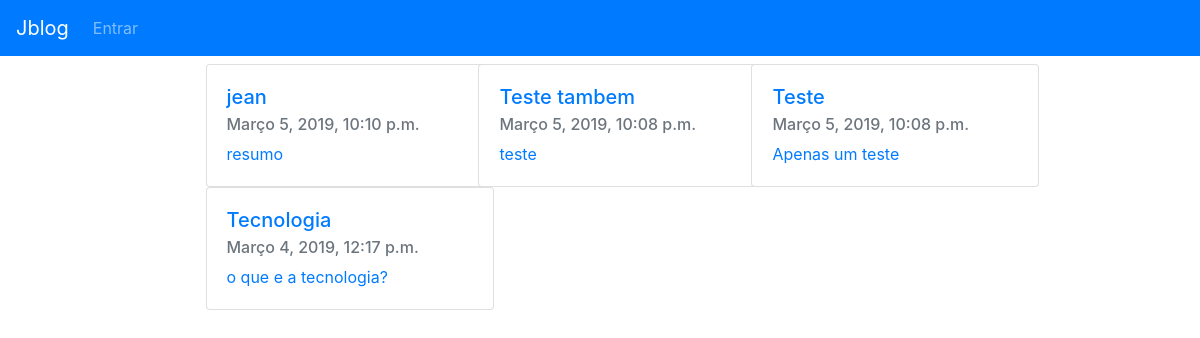
The page / on the database its author committed.
### jblog/models.py (models this page shows)
class Article(models.Model):
    published_at = models.DateTimeField(
        verbose_name = "Data da Publicação",
        auto_now=True
    )
    title = models.CharField(
        max_length=140,
        verbose_name="Título",
        db_index = True
    )
    resume = models.TextField(
        verbose_name="Resumo"
    )
    text = models.TextField(
        verbose_name="Artigo"
    )

### jblog/views.py (the view)
# urls.py: path('', IndexView.as_view(), name='index'),
class IndexView(TemplateView):
    template_name = "jblog/index.html"
    def get_context_data(self, **kwargs):
        context = super().get_context_data(**kwargs)
        context['articles'] = Article.objects.all().order_by("-published_at")
        return context

### jblog/templates/jblog/index.html (shortened to what this page needs)
{% extends 'base.html' %}
{%block main%}
<div class="container " style="width:70%">
    <div class="row">
        {% for article in articles%}
        <div class="col-md-4">
        <a href="{% url 'jblog:view' article.id %}">
            <div class="card" style="width: 18rem;">
                    <div class="card-body">
                        <h5 class="card-title">{{article.title}}</h5>
                        <h6 class="card-subtitle mb-2 text-muted">{{article.published_at}}</h6>
                        <p class="card-text">{{article.resume}}</p>
                    </div>
                </div>
            </a>
        </div>
            {%empty%}
            <h2 class="card-body">sem arquivos para mostrar</h2>
            {%endfor%}
    </div>
</div>
{%endblock%}

### templates/base.html (shortened to what this page needs)
{% load static %}
<!DOCTYPE html>
<html>
<head>
    <link rel="stylesheet" href="https://stackpath.bootstrapcdn.com/bootstrap/4.3.1/css/bootstrap.min.css"
>
    <link rel="stylesheet" href="{% static 'css/styles.css' %}">
</head>
<body>
    <nav class="navbar fixed-top navbar-expand navbar-dark bg-primary">
        <a class="navbar-brand" href="{% url 'jblog:index' %}">Jblog</a>
        <ul class="navbar-nav mr-auto">
            {% if user.is_authenticated %}
            <li class="nav-item active">
                <a class="nav-link" href="{% url 'jblog:create' %}">Novo artigo</a>
                <span class="sr-only">(current)</span>
            </li>
            <li class="nav-item">
                <a class="nav-link text-danger" style="text-align:right" href="{% url 'logout' %}">Sair</a>
            </li>
            {% else %}
            <li class="nav-item">
                    <a class="nav-link" href="{% url 'login' %}">Entrar</a>
            </li>
            {% endif %}
        </ul>
    </nav>
    <main class="container-fluid">
        {% block main %}{% endblock %}
    </main>
</body>
</html>

### static/css/styles.css (style rules this page uses)
main { margin-top: 4rem; }

### rows shown on the page
Article: title "jean", published_at "Março 5, 2019, 10:10 p.m.", resume "resumo"
Article: title "Teste tambem", published_at "Março 5, 2019, 10:08 p.m.", resume "teste"
Article: title "Teste", published_at "Março 5, 2019, 10:08 p.m.", resume "Apenas um teste"
Article: title "Tecnologia", published_at "Março 4, 2019, 12:17 p.m.", resume "o que e a tecnologia?"
